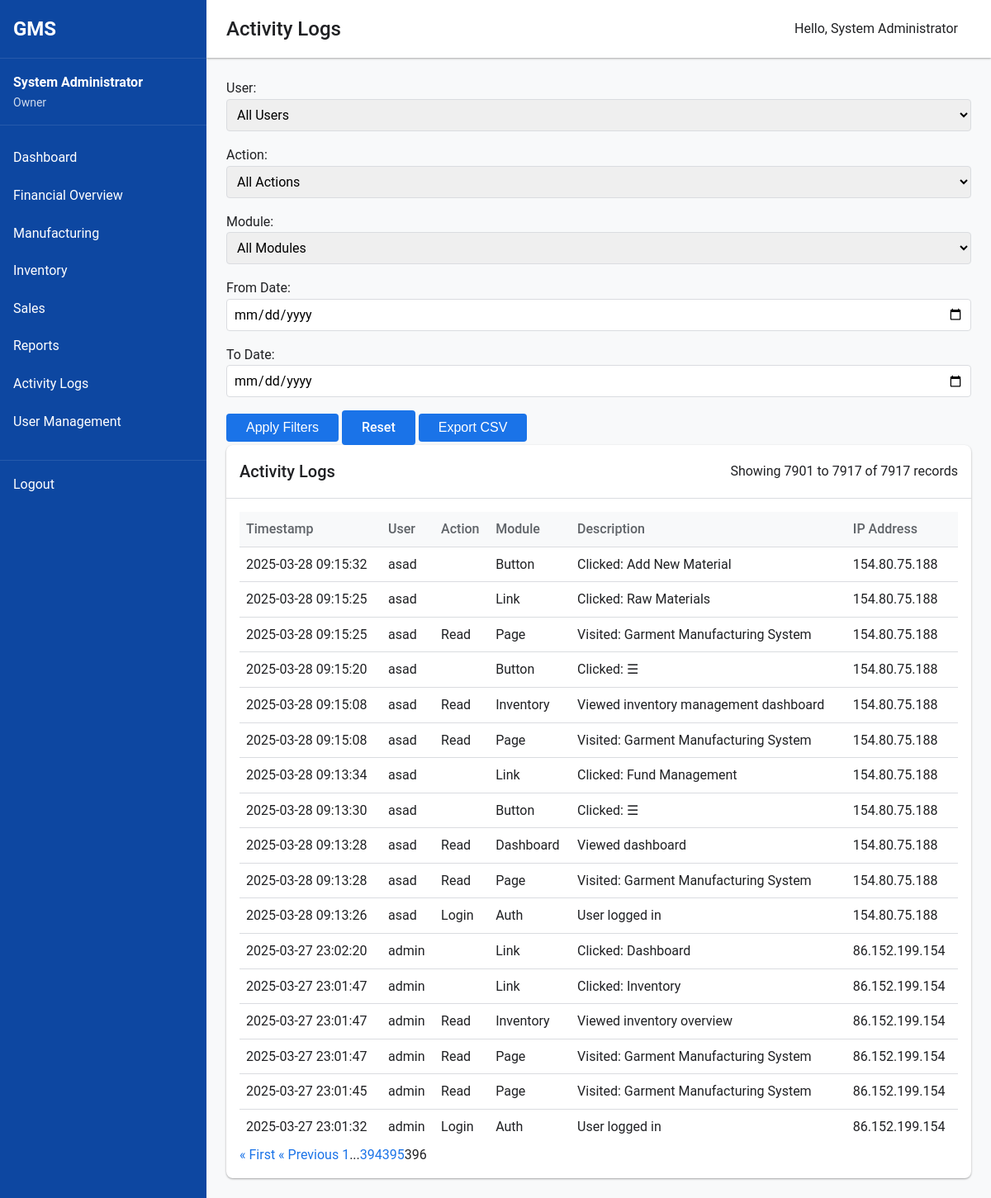
Screenshot of /owner/activity-logs.php?page=396 (signed in) with the database file from the repository.
### tables this page shows
CREATE TABLE `activity_logs` (
  `id` int(11) NOT NULL,
  `user_id` int(11) NOT NULL,
  `action_type` enum('login','logout','create','read','update','delete') NOT NULL,
  `module` varchar(50) NOT NULL,
  `description` text NOT NULL,
  `entity_id` int(11) DEFAULT NULL,
  `ip_address` varchar(45) DEFAULT NULL,
  `user_agent` text DEFAULT NULL,
  `created_at` timestamp NULL DEFAULT current_timestamp()
);

CREATE TABLE `users` (
  `id` int(11) NOT NULL,
  `username` varchar(50) NOT NULL,
  `password` varchar(255) NOT NULL,
  `full_name` varchar(100) NOT NULL,
  `email` varchar(100) NOT NULL,
  `role` enum('owner','incharge','shopkeeper') NOT NULL,
  `phone` varchar(20) DEFAULT NULL,
  `is_active` tinyint(1) DEFAULT 1,
  `created_at` timestamp NULL DEFAULT current_timestamp(),
  `updated_at` timestamp NULL DEFAULT current_timestamp() ON UPDATE current_timestamp()
);

### owner/activity-logs.php (the view, shortened to what this page needs)
<?php
include_once '../includes/header.php';
$database = new Database();
$db = $database->getConnection();
$records_per_page = 20;
$page = isset($_GET['page']) ? $_GET['page'] : 1;
$offset = ($page - 1) * $records_per_page;
$where_clause = "";
$count_query = "SELECT COUNT(*) as total FROM activity_logs l $where_clause";
$count_stmt = $db->prepare($count_query);
$count_stmt->execute();
$total_records = $count_stmt->fetch(PDO::FETCH_ASSOC)['total'];
$total_pages = ceil($total_records / $records_per_page);
$logs_query = "SELECT l.id, u.username, l.action_type, l.module, l.description, l.ip_address, l.created_at
              FROM activity_logs l
              JOIN users u ON l.user_id = u.id
              $where_clause
              ORDER BY l.created_at DESC
              LIMIT :offset, :records_per_page";
$logs_stmt = $db->prepare($logs_query);
$logs_stmt->bindValue(':offset', $offset, PDO::PARAM_INT);
$logs_stmt->bindValue(':records_per_page', $records_per_page, PDO::PARAM_INT);
$logs_stmt->execute();
?>
<div class="filter-container">
    <form id="logFilterForm" method="get" class="filter-form">
        <div class="filter-row">
            <div class="filter-group">
                <label for="user_id">User:</label>
                <select id="user_id" name="user_id">
                    <option value="">All Users</option>
                </select>
            </div>
            <div class="filter-group">
                <label for="action_type">Action:</label>
                <select id="action_type" name="action_type">
                    <option value="">All Actions</option>
                </select>
            </div>
            <div class="filter-group">
                <label for="module">Module:</label>
                <select id="module" name="module">
                    <option value="">All Modules</option>
                </select>
            </div>
        </div>
        <div class="filter-row">
            <div class="filter-group">
                <label for="date_from">From Date:</label>
                <input type="date" id="date_from" name="date_from" value="<?php echo isset($_GET['date_from']) ? $_GET['date_from'] : ''; ?>">
            </div>
            <div class="filter-group">
                <label for="date_to">To Date:</label>
                <input type="date" id="date_to" name="date_to" value="<?php echo isset($_GET['date_to']) ? $_GET['date_to'] : ''; ?>">
            </div>
            <div class="filter-actions">
                <button type="submit" class="button">Apply Filters</button>
                <a href="activity-logs.php" class="button secondary">Reset</a>
                <button type="button" id="exportCsv" class="button">Export CSV</button>
            </div>
        </div>
    </form>
</div>
<div class="dashboard-card full-width">
    <div class="card-header">
        <h2>Activity Logs</h2>
        <div class="pagination-info">
            Showing <?php echo min(($page - 1) * $records_per_page + 1, $total_records); ?> to
            <?php echo min($page * $records_per_page, $total_records); ?> of
            <?php echo $total_records; ?> records
        </div>
    </div>
    <div class="card-content">
        <table class="data-table">
            <thead>
                <tr>
                    <th>Timestamp</th>
                    <th>User</th>
                    <th>Action</th>
                    <th>Module</th>
                    <th>Description</th>
                    <th>IP Address</th>
                </tr>
            </thead>
            <tbody>
                <?php while($log = $logs_stmt->fetch(PDO::FETCH_ASSOC)): ?>
                <tr class="<?php echo $log['action_type'] === 'delete' ? 'critical-action' : ''; ?>">
                    <td><?php echo htmlspecialchars($log['created_at']); ?></td>
                    <td><?php echo htmlspecialchars($log['username']); ?></td>
                    <td><?php echo ucfirst(htmlspecialchars($log['action_type'])); ?></td>
                    <td><?php echo ucfirst(htmlspecialchars($log['module'])); ?></td>
                    <td><?php echo htmlspecialchars($log['description']); ?></td>
                    <td><?php echo htmlspecialchars($log['ip_address']); ?></td>
                </tr>
                <?php endwhile; ?>
            </tbody>
        </table>
        <?php if($total_pages > 1): ?>
        <div class="pagination">
            <?php if($page > 1): ?>
                <a href="?page=1<?php echo isset($_GET['user_id']) ? '&user_id=' . $_GET['user_id'] : ''; ?><?php echo isset($_GET['action_type']) ? '&action_type=' . $_GET['action_type'] : ''; ?><?php echo isset($_GET['module']) ? '&module=' . $_GET['module'] : ''; ?><?php echo isset($_GET['date_from']) ? '&date_from=' . $_GET['date_from'] : ''; ?><?php echo isset($_GET['date_to']) ? '&date_to=' . $_GET['date_to'] : ''; ?>" class="pagination-link">&laquo; First</a>
                <a href="?page=<?php echo $page - 1; ?><?php echo isset($_GET['user_id']) ? '&user_id=' . $_GET['user_id'] : ''; ?><?php echo isset($_GET['action_type']) ? '&action_type=' . $_GET['action_type'] : ''; ?><?php echo isset($_GET['module']) ? '&module=' . $_GET['module'] : ''; ?><?php echo isset($_GET['date_from']) ? '&date_from=' . $_GET['date_from'] : ''; ?><?php echo isset($_GET['date_to']) ? '&date_to=' . $_GET['date_to'] : ''; ?>" class="pagination-link">&laquo; Previous</a>
            <?php endif; ?>
            <?php
            $range = 2;
            $start_page = max(1, $page - $range);
            $end_page = min($total_pages, $page + $range);
            if($start_page > 1) {
                echo '<a href="?page=1' . (isset($_GET['user_id']) ? '&user_id=' . $_GET['user_id'] : '') . (isset($_GET['action_type']) ? '&action_type=' . $_GET['action_type'] : '') . (isset($_GET['module']) ? '&module=' . $_GET['module'] : '') . (isset($_GET['date_from']) ? '&date_from=' . $_GET['date_from'] : '') . (isset($_GET['date_to']) ? '&date_to=' . $_GET['date_to'] : '') . '" class="pagination-link">1</a>';
                if($start_page > 2) {
                    echo '<span class="pagination-ellipsis">...</span>';
                }
            }
            for($i = $start_page; $i <= $end_page; $i++) {
                if($i == $page) {
                    echo '<span class="pagination-link current">' . $i . '</span>';
                } else {
                    echo '<a href="?page=' . $i . (isset($_GET['user_id']) ? '&user_id=' . $_GET['user_id'] : '') . (isset($_GET['action_type']) ? '&action_type=' . $_GET['action_type'] : '') . (isset($_GET['module']) ? '&module=' . $_GET['module'] : '') . (isset($_GET['date_from']) ? '&date_from=' . $_GET['date_from'] : '') . (isset($_GET['date_to']) ? '&date_to=' . $_GET['date_to'] : '') . '" class="pagination-link">' . $i . '</a>';
                }
            }
            ?>
        </div>
        <?php endif; ?>
    </div>
</div>
<?php include_once '../includes/footer.php'; ?>

### assets/css/style.css (style rules this page uses)
:root { --primary: #1a73e8; --primary-dark: #0d47a1; --secondary: #5f6368; --accent: #fbbc04; --success: #34a853; --warning: #fbbc04; --error: #ea4335; --background: #ffffff; --surface: #f8f9fa; --border: #dadce0; --text-primary: #202124; --text-secondary: #5f6368; --font-family: 'Roboto', 'Segoe UI', Arial, sans-serif; --font-size-sm: 0.875rem; --font-size-md: 1rem; --font-size-lg: 1.25rem; --font-size-xl: 1.5rem; --spacing-xs: 0.25rem; --spacing-sm: 0.5rem; --spacing-md: 1rem; --spacing-lg: 1.5rem; --spacing-xl: 2rem; --border-radius-sm: 0.25rem; --border-radius-md: 0.5rem; --border-radius-lg: 1rem; --shadow-sm: 0 1px 3px rgba(0,0,0,0.12), 0 1px 2px rgba(0,0,0,0.24); --shadow-md: 0 3px 6px rgba(0,0,0,0.16), 0 3px 6px rgba(0,0,0,0.23); --shadow-lg: 0 10px 20px rgba(0,0,0,0.19), 0 6px 6px rgba(0,0,0,0.23); }
* { margin: 0; padding: 0; box-sizing: border-box; }
body { font-family: var(--font-family); font-size: var(--font-size-md); color: var(--text-primary); background-color: var(--surface); line-height: 1.6; }
a { color: var(--primary); text-decoration: none; }
button, .button { display: inline-block; background-color: var(--primary); color: white; border: none; padding: var(--spacing-sm) var(--spacing-lg); border-radius: var(--border-radius-sm); cursor: pointer; font-size: var(--font-size-md); font-weight: 500; transition: background-color 0.3s ease; }
input, select, textarea { width: 100%; padding: var(--spacing-sm); margin-bottom: var(--spacing-md); border: 1px solid var(--border); border-radius: var(--border-radius-sm); font-family: var(--font-family); font-size: var(--font-size-md); }

### assets/css/dashboard.css (style rules this page uses)
.dashboard-card { background-color: white; border-radius: var(--border-radius-md); box-shadow: var(--shadow-sm); overflow: hidden; }
.dashboard-card.full-width { grid-column: 1 / -1; }
.card-header { display: flex; justify-content: space-between; align-items: center; padding: var(--spacing-md); border-bottom: 1px solid var(--border); }
.card-header h2 { font-size: var(--font-size-lg); font-weight: 500; margin: 0; }
.card-content { padding: var(--spacing-md); }
.data-table { width: 100%; border-collapse: collapse; }
.data-table th, .data-table td { padding: var(--spacing-sm); text-align: left; border-bottom: 1px solid var(--border); }
.data-table th { font-weight: 500; color: var(--text-secondary); background-color: var(--surface); }
.data-table tr:last-child td { border-bottom: none; }

### rows the page displays
activity_logs: created_at "2025-03-28 09:15:32", user.username "asad", module "Button", description "Clicked: Add New Material", ip_address "154.80.75.188"
activity_logs: created_at "2025-03-28 09:15:25", user.username "asad", module "Link", description "Clicked: Raw Materials", ip_address "154.80.75.188"
activity_logs: created_at "2025-03-28 09:15:25", user.username "asad", action_type "Read", module "Page", description "Visited: Garment Manufacturing System", ip_address "154.80.75.188"
activity_logs: created_at "2025-03-28 09:15:20", user.username "asad", module "Button", description "Clicked: ☰", ip_address "154.80.75.188"
activity_logs: created_at "2025-03-28 09:15:08", user.username "asad", action_type "Read", module "Inventory", description "Viewed inventory management dashboard", ip_address "154.80.75.188"
activity_logs: created_at "2025-03-28 09:15:08", user.username "asad", action_type "Read", module "Page", description "Visited: Garment Manufacturing System", ip_address "154.80.75.188"
activity_logs: created_at "2025-03-28 09:13:34", user.username "asad", module "Link", description "Clicked: Fund Management", ip_address "154.80.75.188"
activity_logs: created_at "2025-03-28 09:13:30", user.username "asad", module "Button", description "Clicked: ☰", ip_address "154.80.75.188"
activity_logs: created_at "2025-03-28 09:13:28", user.username "asad", action_type "Read", module "Dashboard", description "Viewed dashboard", ip_address "154.80.75.188"
activity_logs: created_at "2025-03-28 09:13:28", user.username "asad", action_type "Read", module "Page", description "Visited: Garment Manufacturing System", ip_address "154.80.75.188"
activity_logs: created_at "2025-03-28 09:13:26", user.username "asad", action_type "Login", module "Auth", description "User logged in", ip_address "154.80.75.188"
activity_logs: created_at "2025-03-27 23:02:20", user.username "admin", module "Link", description "Clicked: Dashboard", ip_address "86.152.199.154"
activity_logs: created_at "2025-03-27 23:01:47", user.username "admin", module "Link", description "Clicked: Inventory", ip_address "86.152.199.154"
activity_logs: created_at "2025-03-27 23:01:47", user.username "admin", action_type "Read", module "Inventory", description "Viewed inventory overview", ip_address "86.152.199.154"
activity_logs: created_at "2025-03-27 23:01:47", user.username "admin", action_type "Read", module "Page", description "Visited: Garment Manufacturing System", ip_address "86.152.199.154"
activity_logs: created_at "2025-03-27 23:01:45", user.username "admin", action_type "Read", module "Page", description "Visited: Garment Manufacturing System", ip_address "86.152.199.154"
activity_logs: created_at "2025-03-27 23:01:32", user.username "admin", action_type "Login", module "Auth", description "User logged in", ip_address "86.152.199.154"

### other values shown
$_SESSION['full_name'] "System Administrator"
$_SESSION['role'] "Owner"
$page_title "Activity Logs"
min(($page - 1) * $records_per_page + 1, $total_records) "7901"
min($page * $records_per_page, $total_records) "7917"
$total_records "7917"
